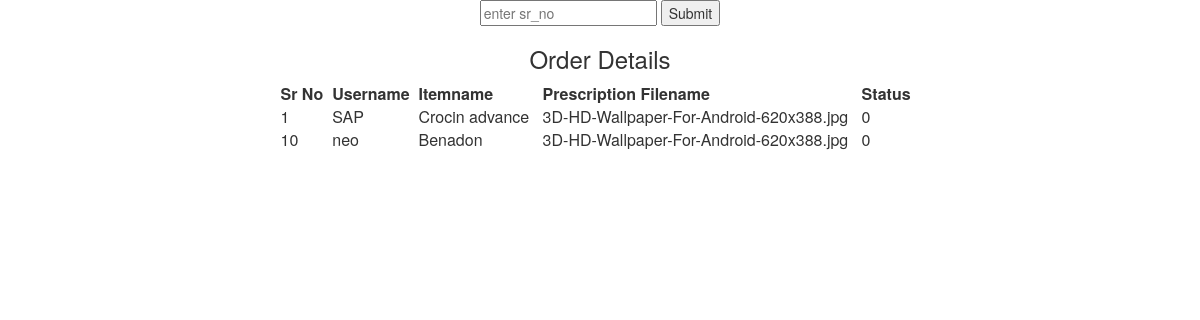
The app's page /admin.php, older data.
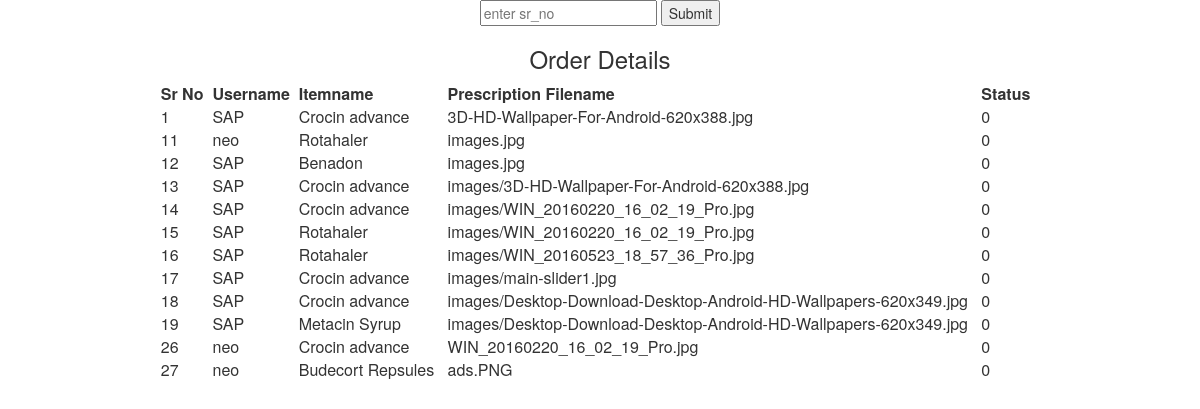
The same page, newer data.
### tables this page shows
CREATE TABLE `order_details` (
  `sr_no` int(5) NOT NULL,
  `username` varchar(20) NOT NULL,
  `itemname` varchar(20) NOT NULL,
  `pres_filename` varchar(100) NOT NULL,
  `status` int(1) NOT NULL
);

### admin.php (the view, shortened to what this page needs)
<head>
<link href="css/bootstrap.min.css" rel="stylesheet">
</head>
<body align='center'>
<form action="load_pres.php" method="POST">
<input type="text" name="sr_no" placeholder="enter sr_no">
<input type="submit" name="display prescription">
</form>
</body>
<?php
$dbname = 'm-mart';
$user = 'root';
$pass = '';
$conn = mysql_connect("localhost",$user,$pass,$dbname) or die("Unable to Connect: ".mysql_error());
$query = "select * from order_details where status=0";
$retval = mysql_query($query, $conn) or die("Unable to Retrieve data: ".mysql_error());
echo "<h3>Order Details</h1>";
echo "<table align='center'> <th>Sr No &nbsp;</th><th>Username &nbsp;</th><th>Itemname &nbsp;</th><th>Prescription Filename &nbsp;</th><th>Status &nbsp;</th>";
while($row = mysql_fetch_array($retval, MYSQL_ASSOC)) {
     echo "<tr><td> {$row['sr_no']}  ".
        "<td> {$row['username']}  &nbsp;&nbsp;".
        "<td> {$row['itemname']}  &nbsp;&nbsp;".
        "<td> {$row['pres_filename']} &nbsp;&nbsp; ".
        "<td> {$row['status']} ";
  }
echo "</table>";
?>

Row changes from the older to the newer data that the page shows:
no longer on this page (row edited): order_details: sr_no "10", username "neo", itemname "Benadon", pres_filename "3D-HD-Wallpaper-For-Android-620x388.jpg", status "0"
added order_details: sr_no "11", username "neo", itemname "Rotahaler", pres_filename "images.jpg", status "0"
added order_details: sr_no "12", username "SAP", itemname "Benadon", pres_filename "images.jpg", status "0"
added order_details: sr_no "13", username "SAP", itemname "Crocin advance", pres_filename "images/3D-HD-Wallpaper-For-Android-620x388.jpg", status "0"
added order_details: sr_no "14", username "SAP", itemname "Crocin advance", pres_filename "images/WIN_20160220_16_02_19_Pro.jpg", status "0"
added order_details: sr_no "15", username "SAP", itemname "Rotahaler", pres_filename "images/WIN_20160220_16_02_19_Pro.jpg", status "0"
added order_details: sr_no "16", username "SAP", itemname "Rotahaler", pres_filename "images/WIN_20160523_18_57_36_Pro.jpg", status "0"
added order_details: sr_no "17", username "SAP", itemname "Crocin advance", pres_filename "images/main-slider1.jpg", status "0"
added order_details: sr_no "18", username "SAP", itemname "Crocin advance", pres_filename "images/Desktop-Download-Desktop-Android-HD-Wallpapers-620x349.jpg", status "0"
added order_details: sr_no "19", username "SAP", itemname "Metacin Syrup", pres_filename "images/Desktop-Download-Desktop-Android-HD-Wallpapers-620x349.jpg", status "0"
added order_details: sr_no "26", username "neo", itemname "Crocin advance", pres_filename "WIN_20160220_16_02_19_Pro.jpg", status "0"
added order_details: sr_no "27", username "neo", itemname "Budecort Repsules", pres_filename "ads.PNG", status "0"
